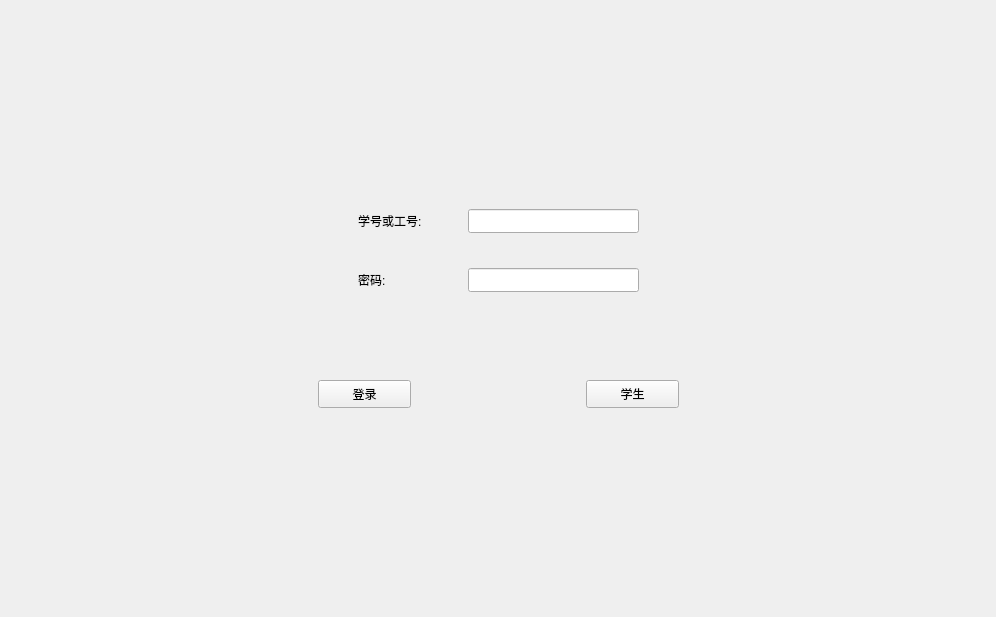
<?xml version="1.0" encoding="UTF-8"?>
<ui version="4.0">
 <class>QtGradeManageClass</class>
 <widget class="QMainWindow" name="QtGradeManageClass">
  <property name="geometry">
   <rect>
    <x>0</x>
    <y>0</y>
    <width>996</width>
    <height>617</height>
   </rect>
  </property>
  <property name="windowTitle">
   <string>QtGradeManage</string>
  </property>
  <widget class="QWidget" name="centralWidget">
   <layout class="QGridLayout" name="gridLayout">
    <item row="0" column="1">
     <spacer name="verticalSpacer">
      <property name="orientation">
       <enum>Qt::Vertical</enum>
      </property>
      <property name="sizeHint" stdset="0">
       <size>
        <width>20</width>
        <height>182</height>
       </size>
      </property>
     </spacer>
    </item>
    <item row="1" column="0">
     <spacer name="horizontalSpacer_6">
      <property name="orientation">
       <enum>Qt::Horizontal</enum>
      </property>
      <property name="sizeHint" stdset="0">
       <size>
        <width>272</width>
        <height>20</height>
       </size>
      </property>
     </spacer>
    </item>
    <item row="1" column="1">
     <layout class="QVBoxLayout" name="verticalLayout_2">
      <item>
       <layout class="QHBoxLayout" name="horizontalLayout_4">
        <item>
         <spacer name="horizontalSpacer_4">
          <property name="orientation">
           <enum>Qt::Horizontal</enum>
          </property>
          <property name="sizeHint" stdset="0">
           <size>
            <width>40</width>
            <height>20</height>
           </size>
          </property>
         </spacer>
        </item>
        <item>
         <layout class="QVBoxLayout" name="verticalLayout">
          <item>
           <layout class="QHBoxLayout" name="horizontalLayout_2">
            <item>
             <widget class="QLabel" name="IdLabel">
              <property name="text">
               <string>学号或工号:</string>
              </property>
              <property name="buddy">
               <cstring>userId</cstring>
              </property>
             </widget>
            </item>
            <item>
             <spacer name="horizontalSpacer_3">
              <property name="orientation">
               <enum>Qt::Horizontal</enum>
              </property>
              <property name="sizeHint" stdset="0">
               <size>
                <width>40</width>
                <height>20</height>
               </size>
              </property>
             </spacer>
            </item>
            <item>
             <widget class="QLineEdit" name="userId">
              <property name="minimumSize">
               <size>
                <width>171</width>
                <height>24</height>
               </size>
              </property>
              <property name="inputMethodHints">
               <set>Qt::ImhDigitsOnly</set>
              </property>
             </widget>
            </item>
           </layout>
          </item>
          <item>
           <spacer name="verticalSpacer_4">
            <property name="orientation">
             <enum>Qt::Vertical</enum>
            </property>
            <property name="sizeHint" stdset="0">
             <size>
              <width>20</width>
              <height>20</height>
             </size>
            </property>
           </spacer>
          </item>
          <item>
           <layout class="QHBoxLayout" name="horizontalLayout_3">
            <item>
             <widget class="QLabel" name="PwdLabel">
              <property name="text">
               <string>密码:</string>
              </property>
              <property name="buddy">
               <cstring>passward</cstring>
              </property>
             </widget>
            </item>
            <item>
             <spacer name="horizontalSpacer_2">
              <property name="orientation">
               <enum>Qt::Horizontal</enum>
              </property>
              <property name="sizeHint" stdset="0">
               <size>
                <width>40</width>
                <height>20</height>
               </size>
              </property>
             </spacer>
            </item>
            <item>
             <widget class="QLineEdit" name="passward">
              <property name="minimumSize">
               <size>
                <width>171</width>
                <height>24</height>
               </size>
              </property>
              <property name="inputMethodHints">
               <set>Qt::ImhHiddenText|Qt::ImhNoAutoUppercase|Qt::ImhNoPredictiveText|Qt::ImhSensitiveData</set>
              </property>
              <property name="echoMode">
               <enum>QLineEdit::Password</enum>
              </property>
             </widget>
            </item>
           </layout>
          </item>
         </layout>
        </item>
        <item>
         <spacer name="horizontalSpacer_5">
          <property name="orientation">
           <enum>Qt::Horizontal</enum>
          </property>
          <property name="sizeHint" stdset="0">
           <size>
            <width>40</width>
            <height>20</height>
           </size>
          </property>
         </spacer>
        </item>
       </layout>
      </item>
      <item>
       <spacer name="verticalSpacer_2">
        <property name="orientation">
         <enum>Qt::Vertical</enum>
        </property>
        <property name="sizeHint" stdset="0">
         <size>
          <width>20</width>
          <height>40</height>
         </size>
        </property>
       </spacer>
      </item>
      <item>
       <layout class="QHBoxLayout" name="horizontalLayout">
        <item>
         <widget class="QPushButton" name="Login">
          <property name="minimumSize">
           <size>
            <width>93</width>
            <height>28</height>
           </size>
          </property>
          <property name="text">
           <string>登录</string>
          </property>
         </widget>
        </item>
        <item>
         <spacer name="horizontalSpacer">
          <property name="orientation">
           <enum>Qt::Horizontal</enum>
          </property>
          <property name="sizeHint" stdset="0">
           <size>
            <width>40</width>
            <height>20</height>
           </size>
          </property>
         </spacer>
        </item>
        <item>
         <widget class="QPushButton" name="Exchange">
          <property name="minimumSize">
           <size>
            <width>93</width>
            <height>28</height>
           </size>
          </property>
          <property name="text">
           <string>学生</string>
          </property>
         </widget>
        </item>
       </layout>
      </item>
     </layout>
    </item>
    <item row="1" column="2">
     <spacer name="horizontalSpacer_7">
      <property name="orientation">
       <enum>Qt::Horizontal</enum>
      </property>
      <property name="sizeHint" stdset="0">
       <size>
        <width>272</width>
        <height>20</height>
       </size>
      </property>
     </spacer>
    </item>
    <item row="2" column="1">
     <spacer name="verticalSpacer_3">
      <property name="orientation">
       <enum>Qt::Vertical</enum>
      </property>
      <property name="sizeHint" stdset="0">
       <size>
        <width>20</width>
        <height>182</height>
       </size>
      </property>
     </spacer>
    </item>
   </layout>
  </widget>
 </widget>
 <layoutdefault spacing="6" margin="11"/>
 <resources>
  <include location="QtGradeManage.qrc"/>
 </resources>
 <connections>
  <connection>
   <sender>userId</sender>
   <signal>editingFinished()</signal>
   <receiver>QtGradeManageClass</receiver>
   <slot>idEdited()</slot>
   <hints>
    <hint type="sourcelabel">
     <x>593</x>
     <y>218</y>
    </hint>
    <hint type="destinationlabel">
     <x>580</x>
     <y>136</y>
    </hint>
   </hints>
  </connection>
  <connection>
   <sender>passward</sender>
   <signal>editingFinished()</signal>
   <receiver>QtGradeManageClass</receiver>
   <slot>pswEdited()</slot>
   <hints>
    <hint type="sourcelabel">
     <x>544</x>
     <y>287</y>
    </hint>
    <hint type="destinationlabel">
     <x>798</x>
     <y>274</y>
    </hint>
   </hints>
  </connection>
  <connection>
   <sender>Exchange</sender>
   <signal>clicked()</signal>
   <receiver>QtGradeManageClass</receiver>
   <slot>exchanged()</slot>
   <hints>
    <hint type="sourcelabel">
     <x>667</x>
     <y>381</y>
    </hint>
    <hint type="destinationlabel">
     <x>660</x>
     <y>425</y>
    </hint>
   </hints>
  </connection>
  <connection>
   <sender>Login</sender>
   <signal>clicked()</signal>
   <receiver>QtGradeManageClass</receiver>
   <slot>logined()</slot>
   <hints>
    <hint type="sourcelabel">
     <x>354</x>
     <y>377</y>
    </hint>
    <hint type="destinationlabel">
     <x>349</x>
     <y>414</y>
    </hint>
   </hints>
  </connection>
 </connections>
 <slots>
  <slot>idEdited()</slot>
  <slot>pswEdited()</slot>
  <slot>exchanged()</slot>
  <slot>logined()</slot>
 </slots>
</ui>
